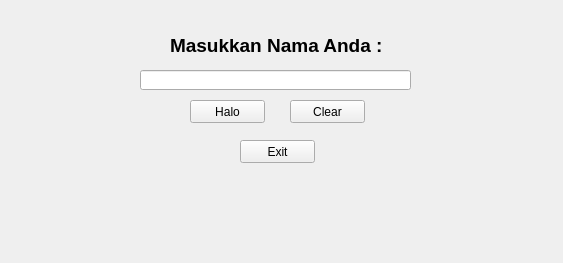
<?xml version="1.0" encoding="UTF-8"?>
<ui version="4.0">
 <class>Form</class>
 <widget class="QWidget" name="Form">
  <property name="geometry">
   <rect>
    <x>0</x>
    <y>0</y>
    <width>563</width>
    <height>263</height>
   </rect>
  </property>
  <property name="windowTitle">
   <string>Form</string>
  </property>
  <widget class="QLabel" name="label">
   <property name="geometry">
    <rect>
     <x>170</x>
     <y>30</y>
     <width>221</width>
     <height>31</height>
    </rect>
   </property>
   <property name="font">
    <font>
     <pointsize>14</pointsize>
     <weight>75</weight>
     <bold>true</bold>
    </font>
   </property>
   <property name="text">
    <string>Masukkan Nama Anda :</string>
   </property>
  </widget>
  <widget class="QLineEdit" name="lineEdit">
   <property name="geometry">
    <rect>
     <x>140</x>
     <y>70</y>
     <width>271</width>
     <height>20</height>
    </rect>
   </property>
  </widget>
  <widget class="QPushButton" name="pushButton">
   <property name="geometry">
    <rect>
     <x>190</x>
     <y>100</y>
     <width>75</width>
     <height>23</height>
    </rect>
   </property>
   <property name="text">
    <string>Halo</string>
   </property>
  </widget>
  <widget class="QPushButton" name="pushButton_2">
   <property name="geometry">
    <rect>
     <x>290</x>
     <y>100</y>
     <width>75</width>
     <height>23</height>
    </rect>
   </property>
   <property name="text">
    <string>Clear</string>
   </property>
  </widget>
  <widget class="QPushButton" name="pushButton_3">
   <property name="geometry">
    <rect>
     <x>240</x>
     <y>140</y>
     <width>75</width>
     <height>23</height>
    </rect>
   </property>
   <property name="text">
    <string>Exit</string>
   </property>
  </widget>
 </widget>
 <resources/>
 <connections/>
</ui>
